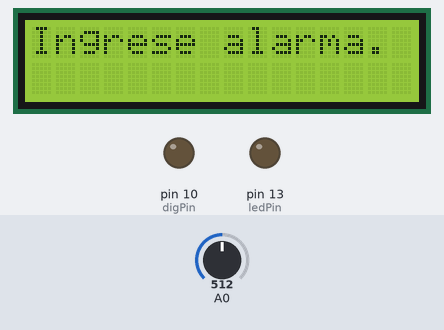
Bench run of a sketch on a simulated Arduino Uno, built with avr-gcc and run on an emulated ATmega328P. Shown: 16×2 character LCD, output pins drawn as LEDs (lit = HIGH). The inputs (shaded band) are chosen by the test bench; at power-on: A0 = 512.

Above: at 1.1 s.
At 3.0 s:
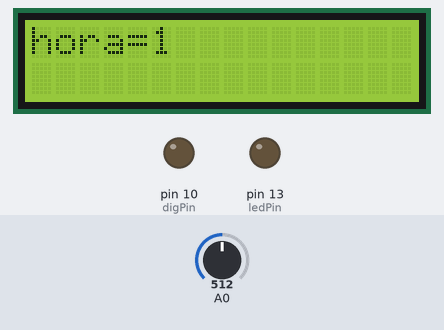
3.1 s: A0 set to 542
4.6 s: A0 set to 570
At 5.4 s:
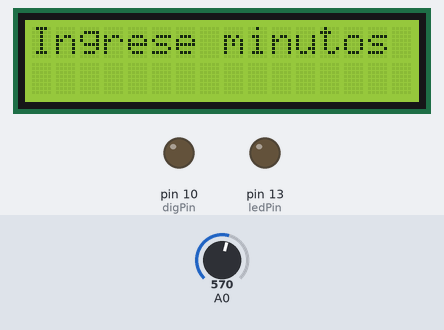
At 5.9 s:
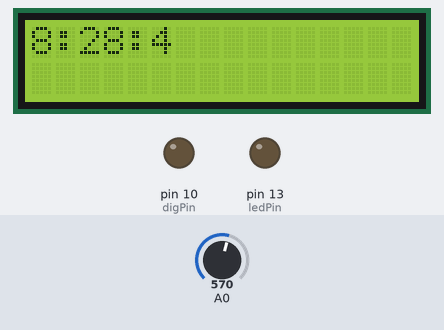
Timing chart, 0 to 7.6 s (numbered marks = the images above; inputs shaded):
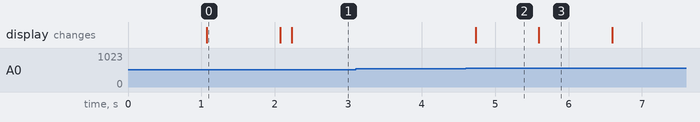

Measured:
- the behaviour switches between 554 and 555 on A0 (found by bisection; images 1 and 2)
- after the input at 3.1 s, every drawn part: stays the same
- after the input at 4.6 s, the display: changes after 0.13 s (image 2)
- what the display in image 0 shows lasts 1.0 s, from 1.1 s to 2.1 s
- what the display in image 2 shows lasts 0.9 s, from 4.7 s to 5.6 s

The sketch:

Relog_Alarma.ino
```cpp
#include <TimeAlarms.h>

#include <Time.h>
#include <TimeLib.h>


#include <LiquidCrystal.h>
LiquidCrystal lcd(8, 9, 4, 5, 6, 7);


int hora_alarma = 1;
int minuto_alarma = 1;
int segundo_alarma = 1;
int digPin = 10;

//cancion
int ledPin = 13;
int speakerOut = 10;

/* 2 octavas :: semitones. 0 = do, 2 = re, etc. */
/* MIDI notes from 48 to 71. Indices here are from 0 to 23. */

int timeUpDown[] = {3822, 3606, 3404, 3214, 3032, 2862,
2702, 2550, 2406, 2272, 2144, 2024,
1911, 1803, 1702, 1607, 1516, 1431,
1351, 1275, 1203, 1136, 1072, 1012};
/* our song. Each number is a (MIDI note - 48) on a beat. */

//byte song[] = {12,12,12,14, 16,16,14,14, 12,16,14,14, 12,12,12,12,
//14,14,14,14, 9,9,9,9, 14,12,11,9, 7,7,7,7};
byte song[] = {7,7,7,12,12,12,16,16,7,7,7,12,12,12,16,16,16,16,16,16,16,12,12,11,11,9,9,7,7,7,7,7};
// do do do re mi re do mi re re do...

byte beat = 0;
int MAXCOUNT = 32;
float TEMPO_SECONDS = 0.2;
byte statePin = LOW;
byte period = 0;
int i, timeUp;


//Varables para leer las teclas y el ADC
int lcd_key     = 0;
int adc_key_in  = 0;

//Contantes para identificar las teclas
#define btnDERECHA      0
#define btnARRIBA      1
#define btnABAJO       2
#define btnIZQUIERDA   3
#define btnSELECT      4
#define btnNADA        5

//Función que lee las teclas
int read_LCD_buttons()
{
 adc_key_in = analogRead(0);      // Leer la entrada analógica

 //Las teclas se conectan a un divisor resistivo que produce distintos valores de tensión según la tecla pulsada

 if (adc_key_in > 1000) return btnNADA; //Si no hay ninguna tecla pulsada

 if (adc_key_in < 50)   return btnDERECHA;
 if (adc_key_in < 195)  return btnARRIBA;
 if (adc_key_in < 380)  return btnABAJO;
 if (adc_key_in < 555)  return btnIZQUIERDA;
 if (adc_key_in < 790)  return btnSELECT;

 return btnNADA;  // retornar por default btnNAda
}


void setup() {

  pinMode(ledPin, OUTPUT);
  pinMode(speakerOut, OUTPUT);
  lcd.begin(16, 2);                 //LCD de 16 columnas y 2 filas
  lcd.clear();                      //Borrar la pantalla
  lcd.setCursor(0, 0);              //Llevar el cursor al inicio
  lcd.print("Soy una alarma !");
  delay(1000);
  setTime(8,28,00,6,11,2016);

  //crear alarma


  lcd.clear();
  lcd.print("Ingrese alarma.");
  delay(1000);

  lcd.print("Ingrese hora");
  delay(100);
  while(lcd_key != btnSELECT){
    //capturar boton presionado
    lcd_key = read_LCD_buttons();
    delay(50);
    lcd.clear();
    lcd.setCursor(0,0);
    //verificar boton arriba
    if(lcd_key == btnARRIBA){
      hora_alarma++;
      if(hora_alarma == 25){
        hora_alarma = 1;
      }
      delay(200);
    }
    //verificar boton abajo
    if(lcd_key == btnABAJO){
      hora_alarma--;
      if(hora_alarma == 0){
        hora_alarma = 24;
      }
      delay(200);
    }
    lcd.print("hora=");
    lcd.print(+hora_alarma);
  }
  delay(50);
  lcd.clear();
  lcd.print("Ingrese minutos");
  delay(700);
  lcd_key = btnNADA;
  delay(100);
  while(lcd_key != btnSELECT){
    //capturar boton presionado
    lcd_key = read_LCD_buttons();
    delay(50);
    lcd.clear();
    lcd.setCursor(0,0);
    //verificar precion de boton arriba
    if(lcd_key == btnARRIBA){
      //incremetar minuto
      minuto_alarma++;
      if(minuto_alarma == 60){
        minuto_alarma = 0;
      }
      delay(200);
    }

    //verificar precion de boton abajo
    if(lcd_key == btnABAJO){
      //decremento de minuto
      minuto_alarma--;
      if(minuto_alarma == 0){
        minuto_alarma = 59;
      }
      delay(200);
    }
    lcd.print("minuto=");
    lcd.print(+minuto_alarma);
  }

  //Set a alarma
  Alarm.alarmRepeat(hora_alarma,minuto_alarma,0, Alarma);
}

void loop() {
  mostrarHora();
  Alarm.delay(1000);
}

//funcion ejecutada al momento de ejecutar la alarma
void Alarma(){
  lcd.clear();
  lcd.print("Alarma sonando!!");
  cancion();//lamada de la fucion
  delay(10000);
}

//fucion para sonar el buzzer
void sonar(){
  analogWrite(digPin, 127);
  delay(10000);
  analogWrite(digPin, 0);
}

//funcion cancion la cucaracha :D
void cancion(){
  digitalWrite(speakerOut, LOW);
  for (beat = 0; beat < MAXCOUNT; beat++) {
    statePin = !statePin;
    digitalWrite(ledPin, statePin);

    timeUp = timeUpDown[song[beat]];

    period = ((1000000 / timeUp) / 2) * TEMPO_SECONDS;
    for (i = 0; i < period; i++) {
    digitalWrite(speakerOut, HIGH);
    delayMicroseconds(timeUp);
    digitalWrite(speakerOut, LOW);
    delayMicroseconds(timeUp);
  }
  /* Uncomment this if you want notes to be discrete */
  /* delay(50); */
  }
  digitalWrite(speakerOut, LOW);
  delay(1000);
}

//funcion para mostrar la hora
void mostrarHora(){
  lcd.clear();
  lcd.setCursor(0, 0);
  lcd.print(hour());
  lcd.print(+":");
  lcd.print(minute());
  lcd.print(+":");
  lcd.print(second());
}
```
